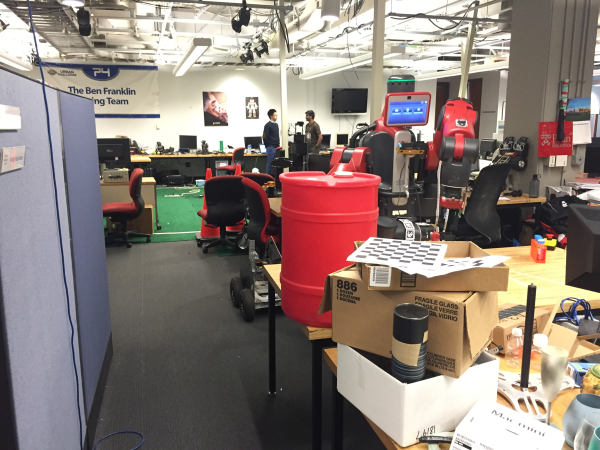
#> input picture roipoly_annotate/test/001.png, 1200 x 900 px (shown at 1/2 size); its folder holds only this picture in this run
$ python predict.py   (older library calls are emulated)
#> lines starting #> are read from the running program, lines starting #| are printed output that depends on the picture; after the words box and inside, x2 and y2 are one past the last pixel; in counts of white or black regions, pixels touching at a corner belong together; long printed decimals are rounded
### train.py
'''
ESE650 Project1 by Wudao Ling
use this code to train gaussian model for color segmentation
run this after annotate.py (hand-labeling)
'''

import os, cv2, pickle
import numpy as np
from math import pi, sqrt
from sklearn.linear_model import LinearRegression

# [50 lines left out: function load_data, not called in this run]

def gaussian_likelihood(data, mean, cov):
    L = np.linalg.cholesky(np.linalg.inv(cov))
    exp_term = np.exp(-0.5*np.sum(np.square(np.dot(data-mean,L)),axis = 1))
    likelihood = 1/(np.sqrt(((2*pi)**3)*(np.linalg.det(cov))))*exp_term
    return likelihood

def gmm_likelihood(data, mean, cov):
    K, m = mean.shape
    likelihood = 0
    for i in range(K):
        likelihood += gaussian_likelihood(data, mean[i], cov[i] * np.eye(m))
    return likelihood/K

# [65 lines left out: functions gaussian_md, gaussian_mixture_model, distance_regression, main, not called in this run]

# [2 lines that do not run on import are left out]

### predict.py
'''
ESE650 Project1 by Wudao Ling
use this code to use gaussian model for color segmentation
run this after train.py
'''

import cv2, os, pickle
import numpy as np
from train import gaussian_likelihood, gmm_likelihood
from math import sqrt

def main():
    # select model
    model = pickle.load(open("gmm_model_all.p", "rb"))
#> (reads gmm_model_all.p from the repository)

    dist_weight = model['dist_weight']
    red_mean = model['red_mean']
    red_cov = model['red_cov']
    red_prob = model['red_prob']
    trick_mean = model['trick_mean']
    trick_cov = model['trick_cov']
    trick_prob = model['trick_prob']
    others_mean = model['others_mean']
    others_cov = model['others_cov']
    # test_set = model['test_set']

    # load test image
    folder = "roipoly_annotate/test"

    # [6 lines of commented-out code are left out]

    for id, file in enumerate(os.listdir(folder)):
        filename = os.path.splitext(file)[0]
        img = cv2.imread(os.path.join(folder, filename + ".png"))
#> img is the input picture: shape (900, 1200, 3); mean B, G, R 119.3, 125.9, 139.9
        #visualize('test '+filename, img)

        # segmented image
        img_seg = seg_color(img,red_mean,red_cov,red_prob, trick_mean, trick_cov, trick_prob, others_mean,others_cov)
        #visualize('seg '+filename, img_seg)

        # barrel bounding box + distance of barrel
        img_box, centroids, distances = detect_barrel(img,img_seg,dist_weight)
        visualize('box '+filename+', estimated: '+str(distances[:]), img_box)

        if len(distances)==0:
            print('ImageNo = [' + str(id + 1) + '], find no red barrel.')
        else:
            print('ImageNo = [' + str(id + 1) + '], CentroidX = ' + str(centroids[:, 0]) +
                  ', CentroidY = ' + str(centroids[:, 1]) + ', Distance = ' + str(distances[:]) +
                  ', found '+str(len(distances))+' red barrel. ')

def visualize(title,img):
    cv2.imshow(title, img)
    cv2.waitKey(0)
    cv2.destroyAllWindows()

def seg_color(img,focus_mean,focus_cov,focus_prob, trick_mean, trick_cov, trick_prob, others_mean,others_cov):
    # reshape img to (row*col,3), record reshape first
#> called with focus_mean = array of shape (3, 3), focus_cov = array of shape (3, 3), focus_prob = 0.0192, trick_mean = array of shape (10, 3), trick_cov = array of shape (10, 3), trick_prob = 0.01, others_mean = array of shape (3,), others_cov = array of shape (3, 3)
    shape = img.shape[:2]
#> shape = (900, 1200)
    img_seg = np.zeros(shape, dtype=np.uint8)
    pixels = np.reshape(img, (-1, 3))

    if focus_mean.ndim == 1 and trick_mean.ndim == 1 and others_mean.ndim == 1:
        # unimodel gaussian
        focus_likelihood = gaussian_likelihood(pixels,focus_mean,focus_cov)
        trick_likelihood = gaussian_likelihood(pixels, trick_mean, trick_cov)
        others_likelihood = gaussian_likelihood(pixels, others_mean, others_cov)
    else:
        # GMM
        focus_likelihood = gmm_likelihood(pixels,focus_mean,focus_cov)
#> the loop in gmm_likelihood, `for i in range(K):` made 3 passes
#> L in gaussian_likelihood on passes 1 to 3: [[0.121, 0, 0], [0, 0.124, 0], [0, 0, 0.0279]], [[0.0241, 0, 0], [0, 0.021, 0], [0, 0, 0.0299]], [[0.0602, 0, 0], [0, 0.064, 0], [0, 0, 0.0232]]

        trick_likelihood = gmm_likelihood(pixels,trick_mean,trick_cov)
#> the loop in gmm_likelihood (call 2), `for i in range(K):` made 10 passes
#> L in gaussian_likelihood on passes 1 to 10: [[0.0985, 0, 0], [0, 0.146, 0], [0, 0, 0.0807]], [[0.0806, 0, 0], [0, 0.0768, 0], [0, 0, 0.0299]], [[0.0718, 0, 0], [0, 0.0755, 0], [0, 0, 0.0471]], [[0.0804, 0, 0], [0, 0.112, 0], [0, 0, 0.0781]], [[0.0621, 0, 0], [0, 0.096, 0], [0, 0, 0.0698]], [[0.0517, 0, 0], [0, 0.056, 0], [0, 0, 0.102]], [[0.0569, 0, 0], [0, 0.0391, 0], [0, 0, 0.0419]], [[0.0286, 0, 0], [0, 0.0386, 0], [0, 0, 0.0588]], [[0.0199, 0, 0], [0, 0.183, 0], [0, 0, 0.923]], [[0.0479, 0, 0], [0, 0.139, 0], [0, 0, 0.0763]]

        if others_mean.ndim == 1: #hybrid GMM
            others_likelihood = gaussian_likelihood(pixels, others_mean, others_cov)
        else:
            others_likelihood = gmm_likelihood(pixels,others_mean,others_cov)

    focus_posterior = focus_likelihood*focus_prob
    others_posterior = others_likelihood*(1 - focus_prob)
    trick_posterior = trick_likelihood*trick_prob*3

    mask = ~np.ma.mask_or(focus_posterior<others_posterior,focus_posterior<trick_posterior)
    mask = np.reshape(mask,shape)
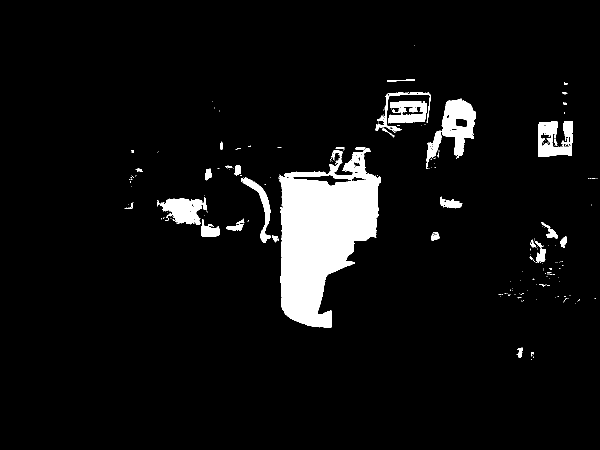
#> mask: shape (900, 1200) bool (shown at 1/2 size); 6.1% white; 234 white regions (193 under 20 px), largest, box (x1, y1, x2, y2) and area: (557, 296, 762, 655) 43659, (883, 197, 952, 312) 4500, (1076, 242, 1145, 314) 3262
#> in main, `img_seg = seg_color(img,red_mean,red_cov,red_prob, trick_mean, trick_c..`:
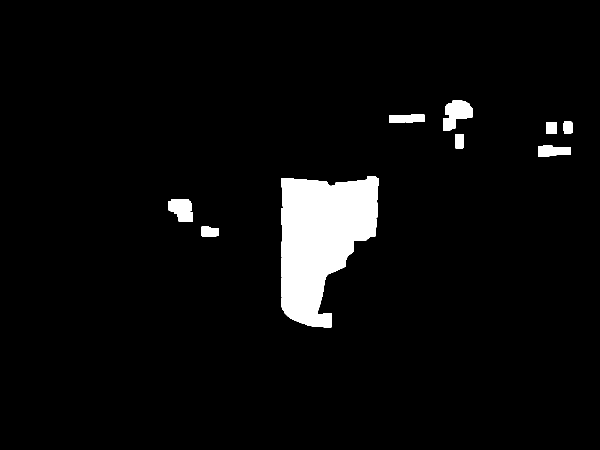
#> img_seg: shape (900, 1200) (shown at 1/2 size); 4.5% white; 10 white regions
    img_seg[mask] = 255

    # post-process
    # remove noises (erosion followed by dilation)
    kernel = np.ones((15, 15), np.uint8) #20,15
    img_seg = cv2.morphologyEx(img_seg, cv2.MORPH_OPEN, kernel)

    return img_seg

def detect_barrel(img, img_focus, dist_weight):
    # init
    centroids = []
    distances = []

    # use openCV contour
    ret, thresh = cv2.threshold(img_focus, 127, 255, 0)
    img_cnt, contours, hierarchy = cv2.findContours(thresh, cv2.RETR_TREE, cv2.CHAIN_APPROX_NONE)
#> contours = 10 contours; largest, box (x1, y1, x2, y2) and area: (563, 352, 757, 655) 39646, (886, 200, 945, 261) 2158, (336, 398, 386, 443) 1661, (1076, 291, 1142, 314) 1142, (403, 453, 438, 473) 588

    if len(contours)==0:
        return img,centroids,distances

    max_area = np.max([cv2.contourArea(contour) for contour in contours])
#> max_area = 39646

    # detect barrel
    for contour in contours:
        # check area, abandon relatively/absolutely small area
        area = cv2.contourArea(contour)
        if area < 700:
            continue
        if area < max_area/5: #10
            continue

        # rotated bounding box, for debug
        rect = cv2.minAreaRect(contour)
        box = np.int0(cv2.boxPoints(rect))
        cv2.drawContours(img, [box], 0, (0, 255, 0), 2)

        # build bounding box, abandon wrong shape
        x, y, w, h = cv2.boundingRect(contour)
        if h/w<1.15 or h/w>2.6:
            continue

        cv2.rectangle(img, (x, y), (x + w, y + h), (255, 0, 0), 2)
        cv2.circle(img, (round(x+w/2),round(y+h/2)), 5, (0,255,0), -1, 8)

        centroids.append((x+w/2,y+h/2))
        distances.append((dist_weight/sqrt(w*h)).item())
#> this loop made 10 passes
#> area on passes 1, 2, 4, 5, 6, 7, 8, 9, 10: 587.5, 1661, 1141.5, 436, 475.5, 379, 444, 522, 2158
#> (area, rect, box, x, y, w, h) on pass 3: (39646, ((659.5, 503), (302, 193), -90), [[756, 654], [563, 654], [563, 352], [756, 352]], 563, 352, 194, 303)
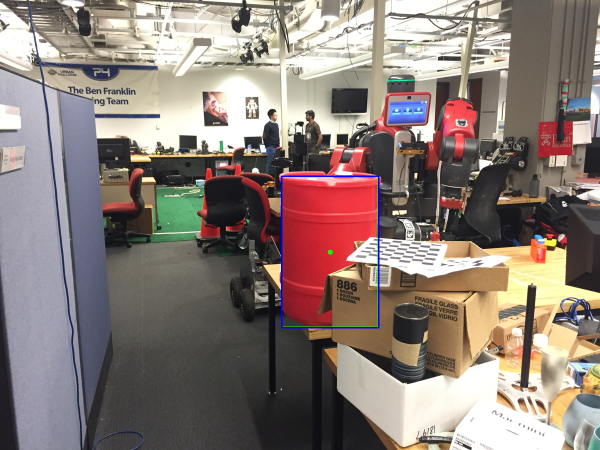
#> img: shape (900, 1200, 3) (shown at 1/2 size); 0.33% of pixels changed, all inside (x1, y1, x2, y2) = (562, 351, 759, 657)
#> after the loop, centroids = [(660, 503.5)]; distances = [2.24]

    return img, np.array(centroids), np.array(distances)

if __name__ == '__main__':
    main()
#> in main, `img_box, centroids, distances = detect_barrel(img,img_seg,dist_weight)`: centroids = [[660, 503.5]]; distances = [2.24]
#| ImageNo = [1], CentroidX = [660.], CentroidY = [503.5], Distance = [2.239], found 1 red barrel.
